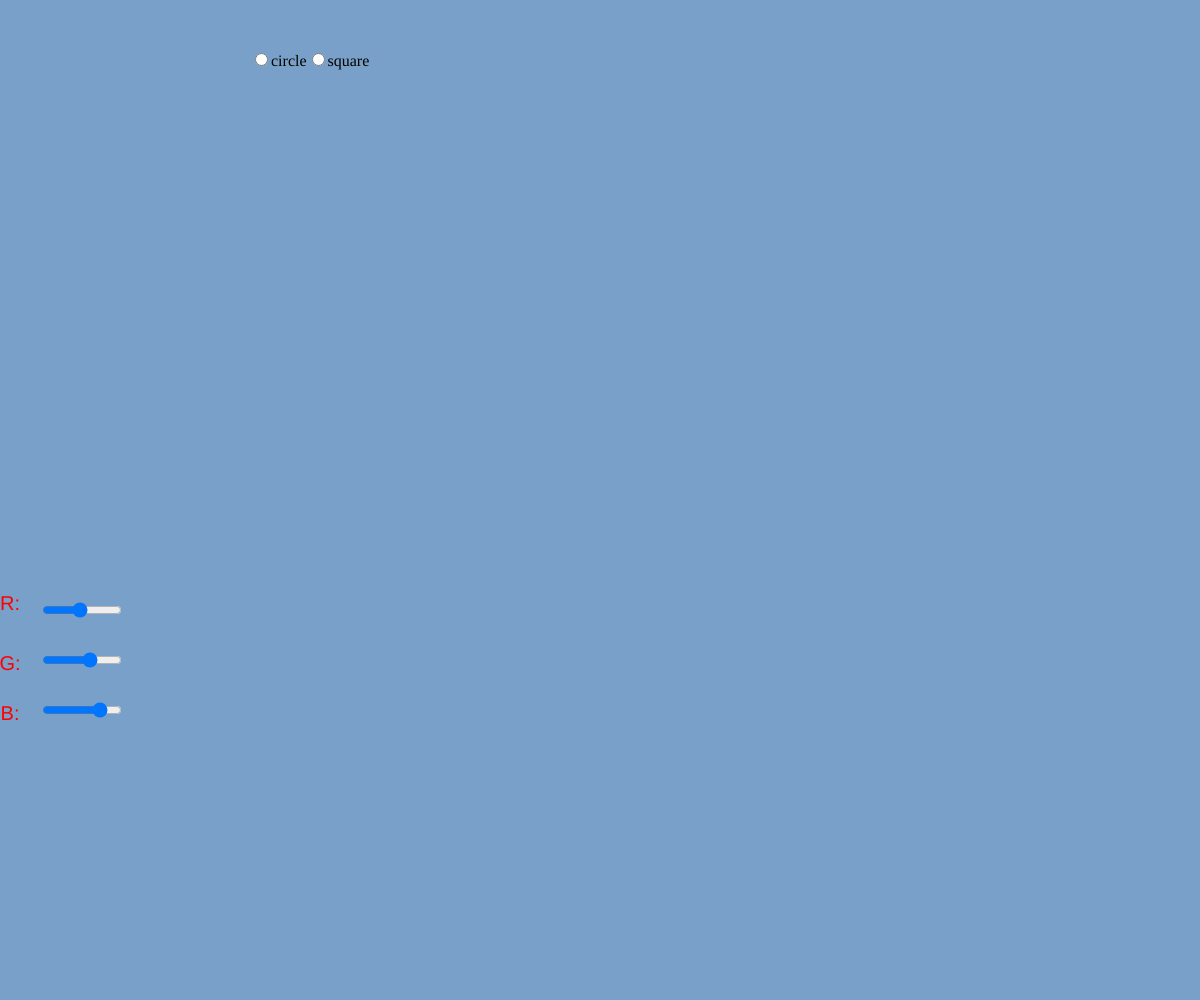
Frame 1 (no input)
Frame 60 (no input): identical to frame 1, image omitted
Frame 120 (the mouse pressed at the canvas centre since frame 60): identical to frame 1, image omitted

The p5.js sketch that drew this single still picture (run headless with seeded random() and noise() and a simulated clock; from frame 60 on, the mouse is pressed at the canvas centre):

// p5.js sketch
// ── sketch.js
// Project Title
// Your Name
// Date
//
// Extra for Experts:
// - describe what you did to take this project "above and beyond"

let slider1;
let slider2;
let slider3;
let radio;

function setup() {
  createCanvas(windowWidth, windowHeight);
  createSliders();
  createRadios();

}

function createSliders(){
  //slider one
  slider1 = createSlider(0,255,120);
  slider1.position(40,600);
  slider1.style('width', '80px');
  //slider two
  slider2 = createSlider(0,255,160);
  slider2.position(40,650);
  slider2.style('width', '80px');
  //slider three
  slider3 = createSlider(0,255,200);
  slider3.position(40,700);
  slider3.style('width', '80px');
}
function createRadios(){
 radio = createRadio();
 radio.option("circle");
 radio.option("square");
 radio.style('width', '200px');
 radio.position(250,50);
 textAlign(CENTER);
 fill(255,0,0);
}

function colorPicker(){
  scolor = createColorPicker(0)
}

function draw() {
  background(slider1.value(), slider2.value(), slider3.value());
  //slider one
  textSize(20);
  text("R:", 10, 610);
  //slider two
  textSize(20);
  text("G:", 10, 670);
  //slider three
  textSize(20);
  text("B:", 10, 720);

  if (radio.value() === "circle"){
    ellipse(width/2, height/2, 200,200);
  }
  if (radio.value() === "square"){
    rect(width/2, height/2 , 200,200);
  }
  
}
